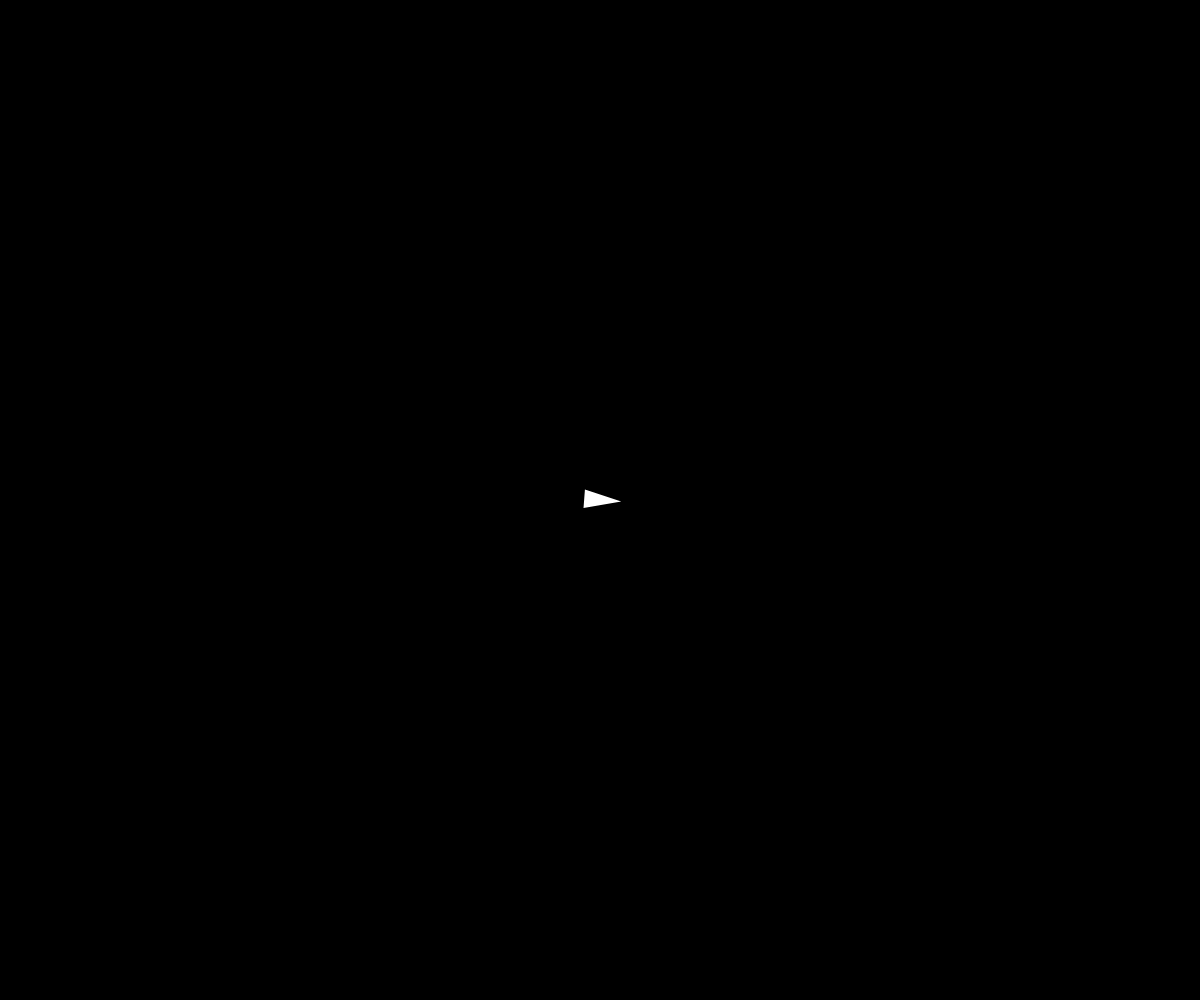
Frame 1 (no input)
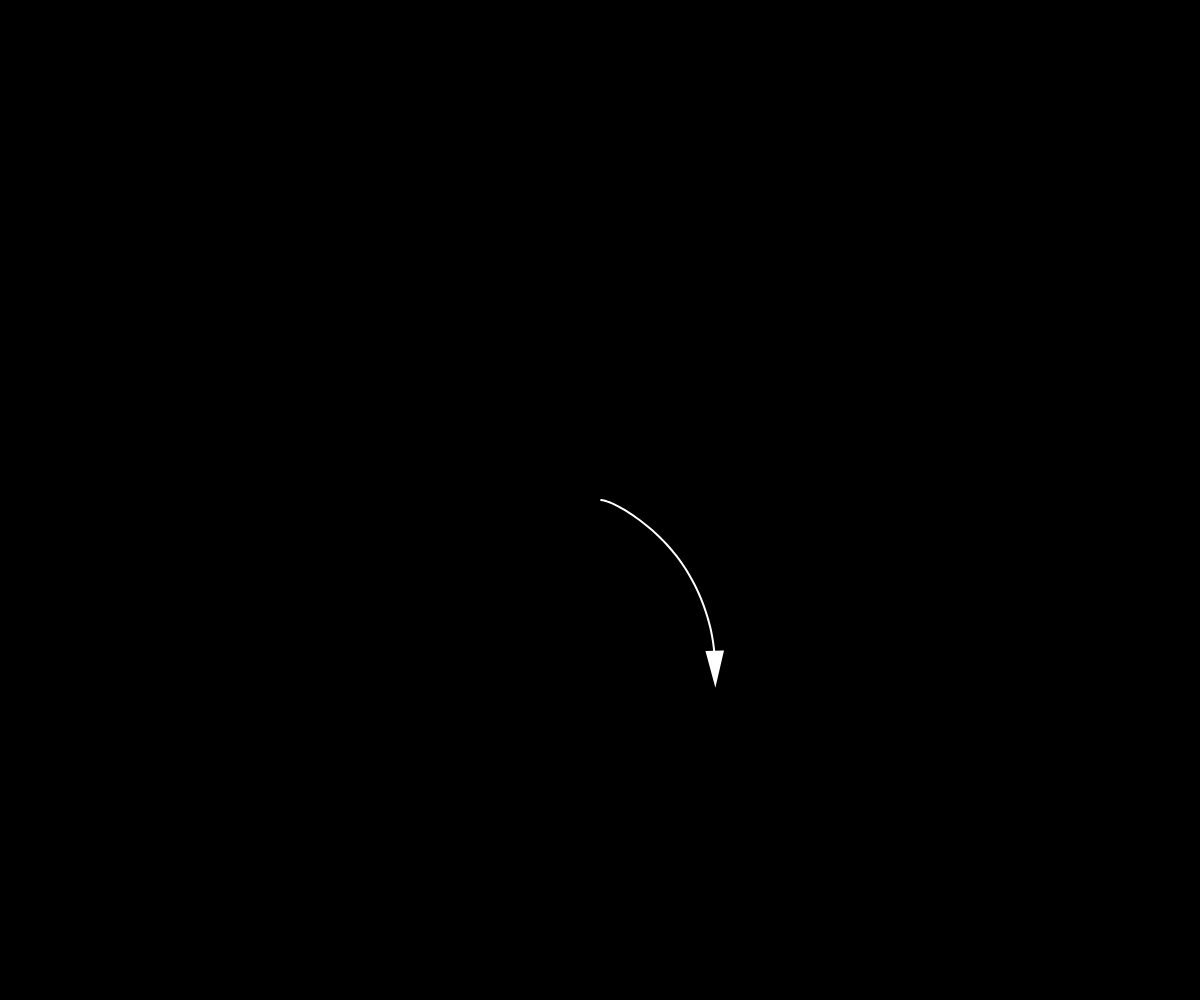
Frame 60 (no input)
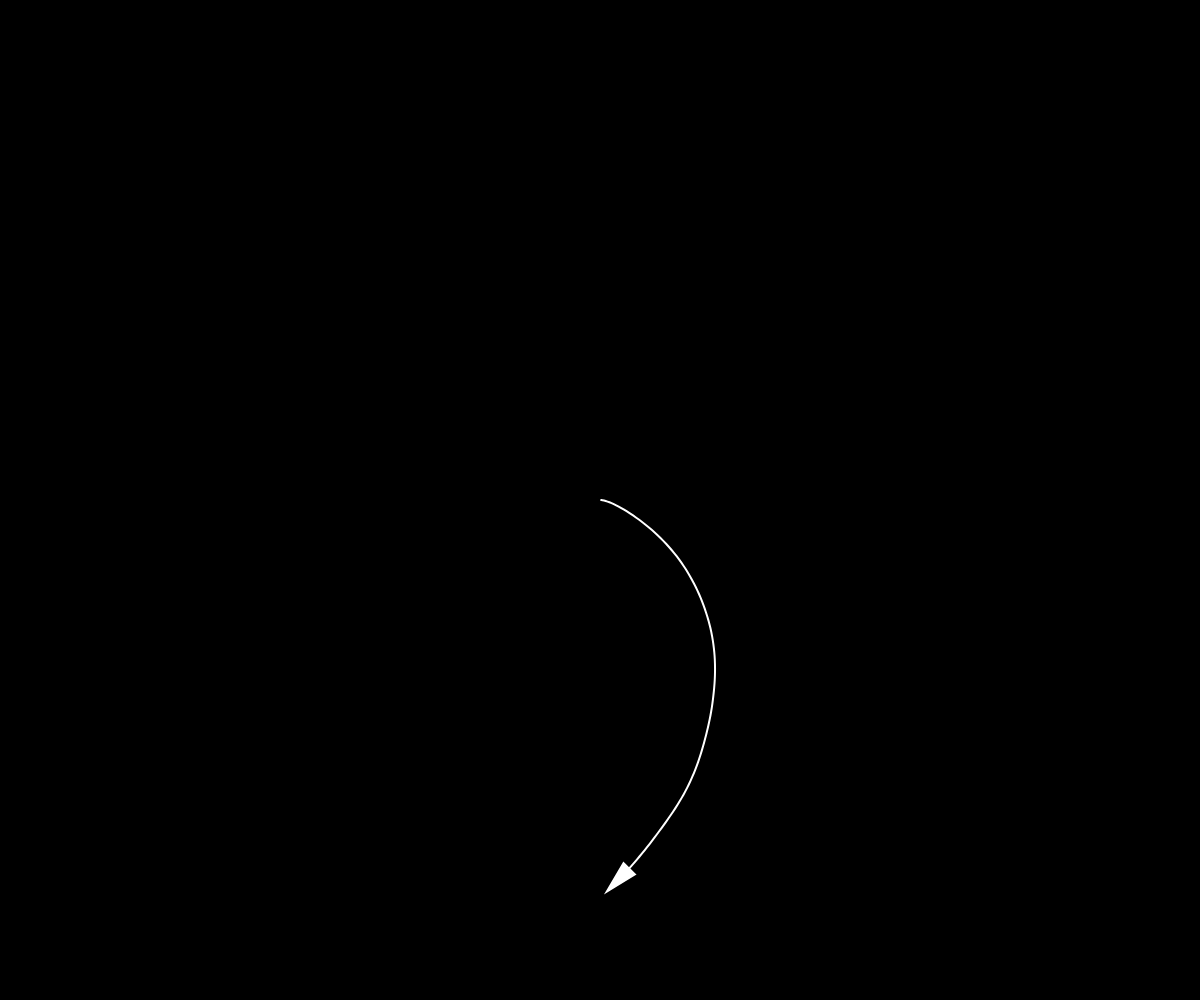
Frame 120 (the mouse pressed at the canvas centre since frame 60)

The p5.js sketch that drew these frames (run headless with seeded random() and noise() and a simulated clock; from frame 60 on, the mouse is pressed at the canvas centre):

// p5.js sketch
// ── sketch.js
// Wander (Deleting Positions)
// The Nature of Code
// The Coding Train / Daniel Shiffman
// https://youtu.be/ujsR2vcJlLk
// https://thecodingtrain.com/learning/nature-of-code/5.5-wander.html

// Main: https://editor.p5js.org/codingtrain/sketches/LVtVlS52Q
// With Sliders: https://editor.p5js.org/codingtrain/sketches/uxemh7FGc
// Deleting Positions: https://editor.p5js.org/codingtrain/sketches/EWHjy--Os
// 3D: https://editor.p5js.org/codingtrain/sketches/t6sFXmVrk
// Displacement: https://editor.p5js.org/codingtrain/sketches/VdHUvgHkm
// Perlin Noise: https://editor.p5js.org/codingtrain/sketches/XH2DtikuI

let vehicle;

function setup() {
  createCanvas(windowWidth, windowHeight);
  vehicle = new Vehicle(width / 2, height / 2);
}

function draw() {
  background(0);

  vehicle.wander();

  vehicle.update();
  vehicle.show();
  vehicle.edges();
}

// ── vehicle.js
// Wander (Deleting Positions)
// The Nature of Code
// The Coding Train / Daniel Shiffman
// https://youtu.be/ujsR2vcJlLk
// https://thecodingtrain.com/learning/nature-of-code/5.5-wander.html

// Main: https://editor.p5js.org/codingtrain/sketches/LVtVlS52Q
// With Sliders: https://editor.p5js.org/codingtrain/sketches/uxemh7FGc
// Deleting Positions: https://editor.p5js.org/codingtrain/sketches/EWHjy--Os
// 3D: https://editor.p5js.org/codingtrain/sketches/t6sFXmVrk
// Displacement: https://editor.p5js.org/codingtrain/sketches/VdHUvgHkm
// Perlin Noise: https://editor.p5js.org/codingtrain/sketches/XH2DtikuI

class Vehicle {
  constructor(x, y) {
    this.pos = createVector(x, y);
    this.vel = createVector(1, 0);
    this.acc = createVector(0, 0);
    this.maxSpeed = 4;
    this.maxForce = 0.2;
    this.r = 16;

    this.wanderTheta = PI / 2;

    this.currentPath = [];
    this.paths = [this.currentPath];
  }

  wander() {
    let wanderPoint = this.vel.copy();
    wanderPoint.setMag(100);
    wanderPoint.add(this.pos);
    // fill(255, 0, 0);
    // noStroke();
    // circle(wanderPoint.x, wanderPoint.y, 8);

    let wanderRadius = 50;
    // noFill();
    // stroke(255);
    // circle(wanderPoint.x, wanderPoint.y, wanderRadius * 2);
    // line(this.pos.x, this.pos.y, wanderPoint.x, wanderPoint.y);

    let theta = this.wanderTheta + this.vel.heading();

    let x = wanderRadius * cos(theta);
    let y = wanderRadius * sin(theta);
    wanderPoint.add(x, y);
    // fill(0, 255, 0);
    // noStroke();
    // circle(wanderPoint.x, wanderPoint.y, 16);

    // stroke(255);
    // line(this.pos.x, this.pos.y, wanderPoint.x, wanderPoint.y);

    let steer = wanderPoint.sub(this.pos);
    steer.setMag(this.maxForce);
    this.applyForce(steer);

    let displaceRange = 0.3;
    this.wanderTheta += random(-displaceRange, displaceRange);
  }

  evade(vehicle) {
    let pursuit = this.pursue(vehicle);
    pursuit.mult(-1);
    return pursuit;
  }

  pursue(vehicle) {
    let target = vehicle.pos.copy();
    let prediction = vehicle.vel.copy();
    prediction.mult(10);
    target.add(prediction);
    fill(0, 255, 0);
    circle(target.x, target.y, 16);
    return this.seek(target);
  }

  arrive(target) {
    // 2nd argument true enables the arrival behavior
    return this.seek(target, true);
  }

  flee(target) {
    return this.seek(target).mult(-1);
  }

  seek(target, arrival = false) {
    let force = p5.Vector.sub(target, this.pos);
    let desiredSpeed = this.maxSpeed;
    if (arrival) {
      let slowRadius = 100;
      let distance = force.mag();
      if (distance < slowRadius) {
        desiredSpeed = map(distance, 0, slowRadius, 0, this.maxSpeed);
      }
    }
    force.setMag(desiredSpeed);
    force.sub(this.vel);
    force.limit(this.maxForce);
    return force;
  }

  applyForce(force) {
    this.acc.add(force);
  }

  update() {
    this.vel.add(this.acc);
    this.vel.limit(this.maxSpeed);
    this.pos.add(this.vel);
    this.acc.set(0, 0);

    this.currentPath.push(this.pos.copy());

    // Count positions
    let total = 0;
    for (let path of this.paths) {
      total += path.length;
    }

    if (total > 200 || (total > 10 && millis() > 3000)) {
      this.paths[0].shift();
      if (this.paths[0].length === 0) {
        this.paths.shift();
      }
    }
  }

  show() {
    stroke(255);
    strokeWeight(2);
    fill(255);
    push();
    translate(this.pos.x, this.pos.y);
    rotate(this.vel.heading());
    triangle(-this.r, -this.r / 2, -this.r, this.r / 2, this.r, 0);
    pop();

    for (let path of this.paths) {
      beginShape();
      noFill();
      for (let v of path) {
        vertex(v.x, v.y);
      }
      endShape();
    }
  }

  edges() {
    let hitEdge = false;
    if (this.pos.x > width + this.r) {
      this.pos.x = -this.r;
      hitEdge = true;
    } else if (this.pos.x < -this.r) {
      this.pos.x = width + this.r;
      hitEdge = true;
    }
    if (this.pos.y > height + this.r) {
      this.pos.y = -this.r;
      hitEdge = true;
    } else if (this.pos.y < -this.r) {
      this.pos.y = height + this.r;
      hitEdge = true;
    }

    if (hitEdge) {
      this.currentPath = [];
      this.paths.push(this.currentPath);
    }
  }
}

class Target extends Vehicle {
  constructor(x, y) {
    super(x, y);
    this.vel = p5.Vector.random2D();
    this.vel.mult(5);
  }

  show() {
    stroke(255);
    strokeWeight(2);
    fill("#F063A4");
    push();
    translate(this.pos.x, this.pos.y);
    circle(0, 0, this.r * 2);
    pop();
  }
}
